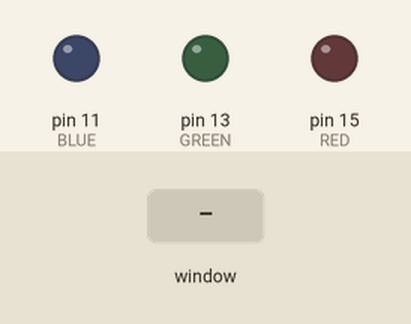
Recording of a program running on a simulated Raspberry Pi (header pin numbers). On the bench: output pins drawn as LEDs (lit = HIGH). Inputs (shaded band) come from the test bench. The desktop window is not drawn, its controls go by their first labels and the mouse button is held 0.15 s.

Above: at 1.2 s.
1.3 s: control labelled "Red LED" in the window clicked
At 2.0 s:
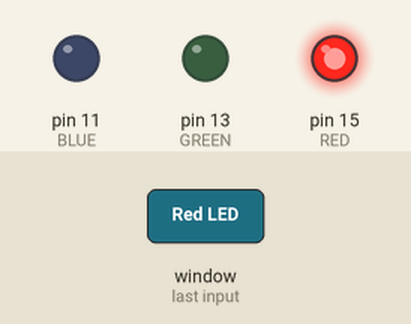
2.8 s: control labelled "Green LED" in the window clicked
At 3.1 s:
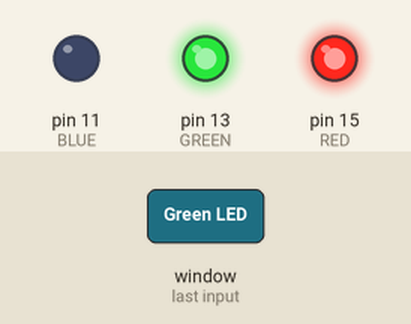
4.3 s: control labelled "Blue LED" in the window clicked
At 5.5 s:
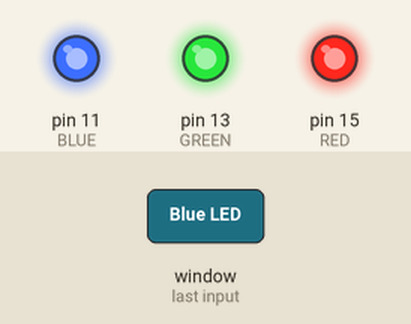
Timing chart, 0 to 7.3 s (numbered marks = the images above; inputs shaded):
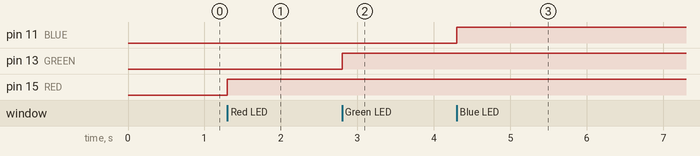

Measured:
- after the input at 1.3 s, pin 15 (RED): LOW → HIGH at once
- after the input at 2.8 s, pin 13 (GREEN): LOW → HIGH at once
- after the input at 4.3 s, pin 11 (BLUE): LOW → HIGH at once

The program:

MakingGUI.py
```python
# Import libraries
import RPi.GPIO as GPIO
from PyQt5.QtWidgets import QWidget, QGridLayout, QRadioButton, QApplication
from enum import IntEnum
import sys
import atexit

class Pin(IntEnum): # GPIO pin numbers
    RED = 15
    GREEN = 13
    BLUE = 11
    OFF = 0

class MyWidget(QWidget):
    """
    A class to represent a PyQt widget
    """

    def __init__(self):
        """
        Constructs a new widget
        """

        super().__init__()
        layout = QGridLayout()
        self.setLayout(layout)
        self.initUI(layout)
        self.setWindowTitle("Toggle LEDs")

    def addRadio(self, text, pin, checked, layout):
        """
        Adds a radio button to a layout

        Parameters
        ----------
        text : str
            text displayed on the Radio Button
        pin : int
            GPIO pin controlled by the Radio Button
        checked : bool
            if the Radio Button is selected or not
        layout : QGridLayout
            layout to attach the Radio Button to
        """

        radio = QRadioButton(text)
        radio.pin = pin
        radio.setChecked(checked)
        radio.toggled.connect(self.toggleLED)
        layout.addWidget(radio)

    def toggleLED(self):
        """
        Turns an LED on or off after a Radio Button status has changed
        """

        radio = self.sender()
        pin = radio.pin
        if pin != Pin.OFF:
            GPIO.output(pin, radio.isChecked())

    def initUI(self, layout):
        """
        Sets up the Radio Buttons on a layout

        Parameters
        ----------
        layout : QGridLayout
            the layout to set up
        """

        self.addRadio("Red LED", Pin.RED, False, layout)
        self.addRadio("Green LED", Pin.GREEN, False, layout)
        self.addRadio("Blue LED", Pin.BLUE, False, layout)
        self.addRadio("Off", Pin.OFF, True, layout)

# Run program
if __name__ == "__main__":

    # Register GPIO cleanup on exit
    atexit.register(GPIO.cleanup)

    # Setup GPIO
    GPIO.setmode(GPIO.BOARD)
    GPIO.setup(Pin.RED, GPIO.OUT)
    GPIO.setup(Pin.GREEN, GPIO.OUT)
    GPIO.setup(Pin.BLUE, GPIO.OUT)

    # Setup GUI
    app = QApplication(sys.argv)
    widget = MyWidget()
    widget.show()

    # Close program when GUI closes
    sys.exit(app.exec_())
```
